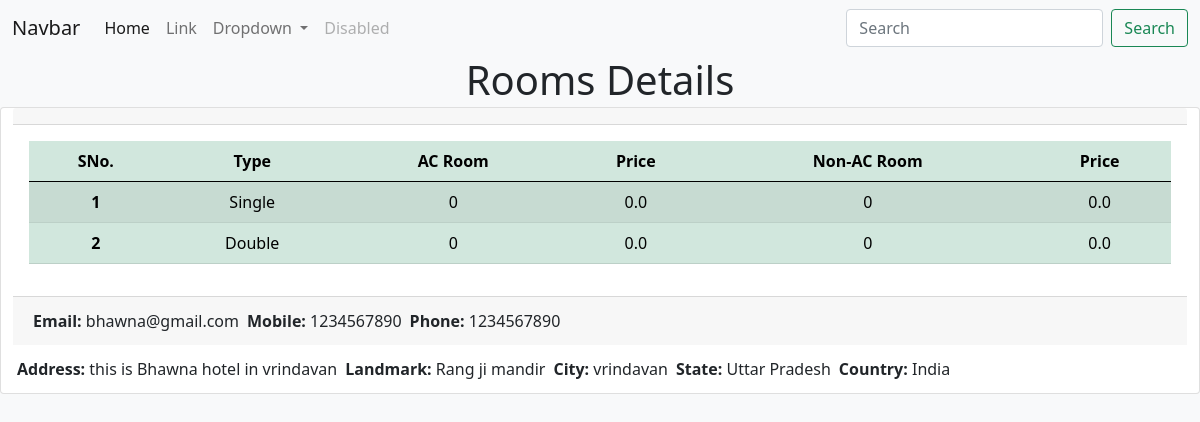
/visiting/2/, run on the app's committed database.
### business/models.py (models this page shows, shortened)
class business(models.Model):
    business_type = models.ForeignKey(BusinessType,on_delete=models.PROTECT)
    name = models.CharField(max_length=1000,null=True)
    address = models.TextField(null=True)
    landmark = models.CharField(max_length=1000,null=True)
    city = models.CharField(max_length=1000,null=True,default='')
    state = models.CharField(max_length=1000,null=True,default='')
    country = models.CharField(max_length=1000,null=True,default='')
    mobile = models.CharField(max_length=20,null=True)
    phone = models.CharField(max_length=20,null=True)
    email = models.EmailField(null=True)
    website = models.URLField(null=True)
    main_img = models.ImageField(upload_to='business_image',null=True,default=None)
    is_single = models.BooleanField(null=True,default=True)
    single_ac = models.IntegerField(null=True, default=0)
    single_non_ac = models.IntegerField(null=True, default=0)
    single_for = models.IntegerField(null=True,default=1)
    single_ac_price = models.FloatField(null=True, default=0.0)
    single_non_ac_price = models.FloatField(null=True, default=0.0)
    is_double = models.BooleanField(null=True,default=True)
    double_ac = models.IntegerField(null=True, default=0)
    double_non_ac = models.IntegerField(null=True, default=0)
    double_for = models.IntegerField(null=True,default=2)
    double_ac_price = models.FloatField(null=True, default=0.0)
    double_non_ac_price = models.FloatField(null=True, default=0.0)
    is_triple = models.BooleanField(null=True,default=True)
    triple_ac = models.IntegerField(null=True, default=0)
    triple_non_ac = models.IntegerField(null=True, default=0)
    triple_for = models.IntegerField(null=True,default=3)
    triple_ac_price = models.FloatField(null=True, default=0.0)
    triple_non_ac_price = models.FloatField(null=True, default=0.0)
    is_four = models.BooleanField(null=True,default=False)
    four_ac = models.IntegerField(null=True, default=0)
    four_non_ac = models.IntegerField(null=True, default=0)
    four_for = models.IntegerField(null=True,default=4)
    four_ac_price = models.FloatField(null=True, default=0.0)
    four_non_ac_price = models.FloatField(null=True, default=0.0)
    is_five = models.BooleanField(null=True,default=False)
    five_ac = models.IntegerField(null=True, default=0)
    five_non_ac = models.IntegerField(null=True, default=0)
    five_for = models.IntegerField(null=True,default=5)
    five_ac_price = models.FloatField(null=True, default=0.0)
    five_non_ac_price = models.FloatField(null=True, default=0.0)
    is_hall = models.BooleanField(null=True,default=False)
    hall_ac = models.IntegerField(null=True, default=0)
    hall_non_ac = models.IntegerField(null=True, default=0)
    hall_for = models.IntegerField(null=True,default=1)
    hall_ac_price = models.FloatField(null=True, default=0.0)
    hall_non_ac_price = models.FloatField(null=True, default=0.0)
    arrangement_for_katha = models.BooleanField(null=True,default=False)
    katha_people = models.IntegerField(null=True,default=0)
    arrangement_for_wedding = models.BooleanField(null=True,default=False)
    wedding_people = models.IntegerField(null=True,default=0)
    arrangement_for_birthday = models.BooleanField(null=True,default=False)
    birthday_people = models.IntegerField(null=True,default=0)
    arrangement_for_other = models.BooleanField(null=True,default=False)
    other_people = models.IntegerField(null=True,default=0)
    booking = models.BooleanField(null=True,default=False)
    booking_accept = models.CharField(max_length=500,null=True, default='')
    kitchen = models.BooleanField(null=True,default=False)
    kitchen_for = models.IntegerField(null=True,default=0)
    parking = models.BooleanField(null=True,default=False)
    parking_address = models.CharField(max_length=100, null=True,default='Hotel')
    restaurant = models.BooleanField(null=True,default=False)
    restaurant_for = models.IntegerField(null=True,default=0)
    taxi_service = models.BooleanField(null=True,default=False)
    checkout = models.CharField(max_length=50,null=True, default='12:00pm for 24 hrs')
    owner_name = models.CharField(max_length=100,null=True,default='')
    owner_email = models.EmailField(null=True,default='')
    owner_moble = models.CharField(max_length=20,null=True,default='')
    owner_contact_time = models.CharField(max_length=100,null=True,default='10:00 AM to 06:00 PM')
    attr1 = models.CharField(max_length=100,null=True,default='')
    attr2 = models.CharField(max_length=100,null=True,default='')
    attr3 = models.CharField(max_length=100,null=True,default='')
    attr4 = models.CharField(max_length=100,null=True,default='')
    attr5 = models.CharField(max_length=100,null=True,default='')
    attr6 = models.IntegerField(null=True,default=0)
    attr7 = models.IntegerField(null=True,default=0)
    attr8 = models.IntegerField(null=True,default=0)
    attr9 = models.IntegerField(null=True,default=0)
    attr10 = models.IntegerField(null=True,default=0)

### homepage/views.py (the view)
# urls.py: path('visiting/<int:id>/', views.visiting,name='visiting'),
def visiting(request,id):
    view_business = business.objects.get(id=id)
    context = {
        'business_details':view_business
    }
    return render(request,'visiting.html',context)

### homepage/templates/visiting.html (shortened to what this page needs)
{% extends 'base.html' %}
{% block content %}
<div class="container-fluid">
    <h1 class="text-center">Rooms Details</h1>
    <div class="row">
        <div class="hori card text-center">
            <div class="card-header">
            </div>
            <div class="card-body">
                <table class="table table-success table-striped">
                    <thead>
                        <tr>
                            <th scope="col">SNo.</th>
                            <th scope="col">Type</th>
                            <th scope="col">AC Room</th>
                            <th scope="col">Price</th>
                            <th scope="col">Non-AC Room</th>
                            <th scope="col">Price</th>
                        </tr>
                    </thead>
                    <tbody>
                        <tr>
                            <th scope="row">1</th>
                            <td>Single</td>
                            <td>{{business_details.single_ac}}</td>
                            <td>{{business_details.single_ac_price}}</td>
                            <td>{{business_details.single_non_ac}}</td>
                            <td>{{business_details.single_non_ac_price}}</td>
                        </tr>
                        <tr>
                            <th scope="row">2</th>
                            <td>Double</td>
                            <td>{{business_details.double_ac}}</td>
                            <td>{{business_details.double_ac_price}}</td>
                            <td>{{business_details.double_non_ac}}</td>
                            <td>{{business_details.double_non_ac_price}}</td>
                        </tr>
                    </tbody>
                </table>
            </div>
            <div>
                <div class="card-footer d-flex mb-2">
                    <div class="m-1"><b>Email:</b> {{business_details.email}}</div>
                    <div class="m-1"><b>Mobile:</b> {{business_details.mobile}}</div>
                    <div class="m-1"><b>Phone:</b> {{business_details.phone}}</div>
                </div>
                <div class="d-flex mb-2">
                    <div class="m-1"><b>Address:</b> {{business_details.address}}</div>
                    <div class="m-1"><b>Landmark:</b> {{business_details.landmark}}</div>
                    <div class="m-1"><b>City:</b> {{business_details.city}}</div>
                    <div class="m-1"><b>State:</b> {{business_details.state}}</div>
                    <div class="m-1"><b>Country:</b> {{business_details.country}}</div>
                </div>
            </div>
        </div>
    </div>
</div>
{% endblock %}

### homepage/templates/visiting.html (style rules this page uses)
body { background-color: #f8f9fa; }
.hori, .room-card:hover { transform: translateY(-5px); }

### data on the page
business: single_ac "0", single_ac_price "0.0", single_non_ac "0", single_non_ac_price "0.0", double_ac "0", double_ac_price "0.0", double_non_ac "0", double_non_ac_price "0.0", email "bhawna@gmail.com", mobile "1234567890", phone "1234567890", address "this is Bhawna hotel in vrindavan", landmark "Rang ji mandir", city "vrindavan", state "Uttar Pradesh", country "India"
